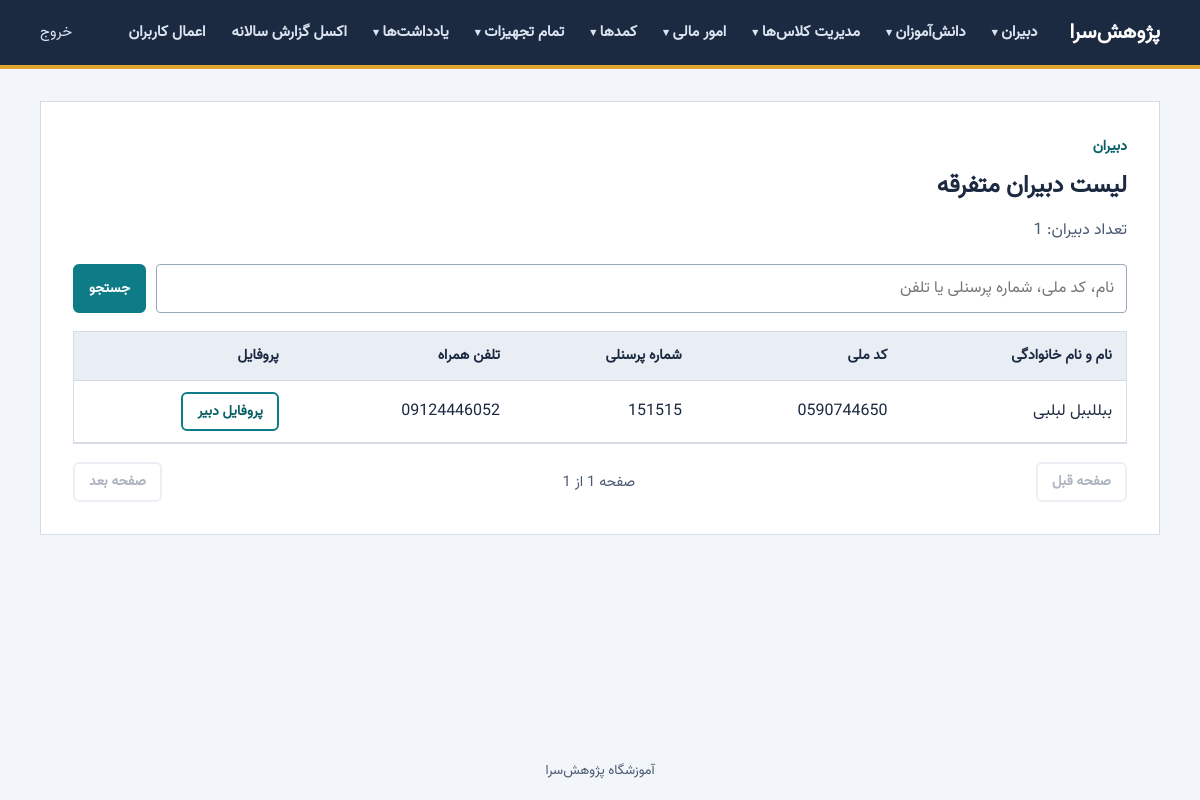
/admin/teachers/list-misc (signed in), run on the app's committed database.
### models.py (models this page shows, shortened)
class Teachers(db.Model):
    id = db.Column(db.Integer, primary_key=True)
    first_name = db.Column(db.Text)
    last_name = db.Column(db.Text)
    date_of_birth = db.Column(db.Text)
    national_id_number = db.Column(db.Text)
    personnel_number = db.Column(db.Text)
    landline_number = db.Column(db.Text)
    phone_number = db.Column(db.Text)
    father_name = db.Column(db.Text)
    email = db.Column(db.Text)
    credit_card_number = db.Column(db.Text)
    account_number = db.Column(db.Text)
    iban = db.Column(db.Text)
    educational_qualification = db.Column(db.Text)
    university_major = db.Column(db.Text)
    year_of_obtaining_the_degree = db.Column(db.Text)
    place_of_employment = db.Column(db.Text)
    marital_status = db.Column(db.Text)
    postal_code = db.Column(db.Text)
    date_of_hire = db.Column(db.Text)
    address = db.Column(db.Text)
    type = db.Column(db.Text)
    note = db.Column(db.Text)
    password = db.Column(db.Text)

### app.py (the view)
@app.route("/admin/teachers/list-misc")
@login_required
@role_required("admin")
def teachers_misc():
    return render_teacher_list("متفرقه")

### app.py (called while the page is built)
def clean(value, max_len=100):
    text = (value or "").translate(_INVISIBLE).strip().translate(_DIGITS)
    return text[:max_len]

def clean_text(value, max_len=50):
    text = (value or "").replace("ي", "ی").replace("ك", "ک")
    return re.sub(r"\s+", " ", text.strip())[:max_len]

def login_required(view):
    @wraps(view)
    def wrapper(*args, **kwargs):
        if "user_id" not in session:
            flash("برای ادامه ابتدا وارد شوید.", "error")
            return redirect(url_for("login"))
        return view(*args, **kwargs)
    return wrapper

def role_required(*roles):
    def decorator(view):
        @wraps(view)
        def wrapper(*args, **kwargs):
            if session.get("role") not in roles:
                abort(403)
            return view(*args, **kwargs)
        return wrapper
    return decorator

def get_csrf_token():
    if "csrf" not in session:
        session["csrf"] = secrets.token_hex(32)
    return session["csrf"]

def site_url():
    return os.environ.get("SITE_URL", "").rstrip("/") or request.url_root.rstrip("/")

@app.context_processor
def inject_nav_menu():
    role = session.get("role")
    if role == "admin":
        menu, endpoint = ADMIN_MENU, "admin_page"
    elif role in USER_MENUS:
        menu, endpoint = USER_MENUS[role], "panel_page"
    else:
        return {"nav_menu": []}
    nav = []
    for sec in menu:
        if sec.get("god_only") and not current_is_god():
            continue
        if sec.get("link"):
            nav.append({"title": sec["title"], "href": url_for(sec["link"])})
        else:
            nav.append({
                "title": sec["title"],
                "items": [(url_for(endpoint, section=sec["key"], item=key), title)
                          for key, title in sec["items"]],
            })
    return {"nav_menu": nav}

@app.before_request
def csrf_protect():
    if request.method == "POST":
        sent = request.form.get("csrf_token", "")
        real = session.get("csrf", "")
        if not real or not hmac.compare_digest(sent, real):
            abort(400)

def current_is_god():
    if not hasattr(g, "is_god"):
        admin = None
        if session.get("role") == "admin" and session.get("user_id"):
            admin = db.session.get(Admins, session["user_id"])
        g.is_god = bool(admin and admin.is_god)
    return g.is_god

def format_jalali(jy, jm, jd):
    return f"{jy:04d}/{jm:02d}/{jd:02d}"

### templates/teachers_misc.html (shortened to what this page needs)
{% extends "teachers_list_base.html" %}
{% block heading %}لیست دبیران متفرقه{% endblock %}

### templates/teachers_list_base.html (shortened to what this page needs)
{% extends "base.html" %}
{% block content %}
<section class="card wide">
    <p class="crumb">دبیران</p>
    <h1>{% block heading %}{% endblock %}</h1>
    <p class="lead">تعداد دبیران{% if q %} (نتیجه جستجو){% endif %}: {{ total }}</p>
    <form class="toolbar" method="get" action="{{ url_for(list_endpoint) }}" role="search">
        <input id="q" name="q" type="search" value="{{ q }}" maxlength="60"
               placeholder="نام، کد ملی، شماره پرسنلی یا تلفن">
        <button class="btn primary small" type="submit">جستجو</button>
    </form>
    <div class="table-wrap">
        <table class="table">
            <thead>
                <tr>
                    <th scope="col">نام و نام خانوادگی</th>
                    <th scope="col">کد ملی</th>
                    <th scope="col">شماره پرسنلی</th>
                    <th scope="col">تلفن همراه</th>
                    <th scope="col">پروفایل</th>
                </tr>
            </thead>
            <tbody>
                {% for t in teachers %}
                <tr>
                    <td>{{ t.first_name }} {{ t.last_name }}</td>
                    <td dir="ltr">{{ t.national_id_number or '—' }}</td>
                    <td dir="ltr">{{ t.personnel_number or '—' }}</td>
                    <td dir="ltr">{{ t.phone_number or '—' }}</td>
                    <td>
                        <a class="btn ghost small" href="{{ url_for('teacher_profile', teacher_id=t.id) }}">پروفایل دبیر</a>
                    </td>
                </tr>
                {% else %}
                <tr><td colspan="5" class="empty">دبیری پیدا نشد.</td></tr>
                {% endfor %}
            </tbody>
        </table>
    </div>
    <nav class="pager" aria-label="صفحه‌بندی">
        {% if pagination.has_prev %}
        <a class="btn ghost small" href="{{ url_for(list_endpoint, page=pagination.prev_num, q=q or None) }}">صفحه قبل</a>
        {% else %}
        <span class="btn ghost small disabled" aria-disabled="true">صفحه قبل</span>
        {% endif %}
        <span class="pager-info">صفحه {{ pagination.page }} از {{ pages }}</span>
        {% if pagination.has_next %}
        <a class="btn ghost small" href="{{ url_for(list_endpoint, page=pagination.next_num, q=q or None) }}">صفحه بعد</a>
        {% else %}
        <span class="btn ghost small disabled" aria-disabled="true">صفحه بعد</span>
        {% endif %}
    </nav>
</section>
{% endblock %}

### static/style/style.css (style rules this page uses)
* { margin: 0; padding: 0; box-sizing: border-box; font-family: 'Vazir', Tahoma, sans-serif; text-align: right; }
:root { --ink: #1b2a41; --ink-soft: #4a5a72; --paper: #f2f5f9; --surface: #ffffff; --line: #d5dce6; --teal: #0d7c86; --teal-dark: #095f67; --gold: #e0a52c; --danger: #b3261e; --danger-bg: #fbeaea; --ok: #17703f; --ok-bg: #e6f4ec; }
html, body { height: 100%; }
body { margin: 0; display: flex; flex-direction: column; min-height: 100vh; font-family: Vazirmatn, "IRANSans", Tahoma, "Segoe UI", sans-serif; font-size: 16px; line-height: 1.8; color: var(--ink); background: var(--paper); }
a { color: var(--teal-dark); }
.btn { display: inline-block; padding: 10px 22px; border: 2px solid var(--teal); border-radius: 6px; font: inherit; font-weight: 600; text-decoration: none; cursor: pointer; text-align: center; }
.btn.primary { background: var(--teal); color: #fff; }
.btn.ghost { background: transparent; color: var(--teal-dark); }
.card { background: var(--surface); border: 1px solid var(--line); padding: 32px; }
.card h1 { margin: 0 0 8px; font-size: 1.5rem; }
.lead { color: var(--ink-soft); margin: 0 0 20px; }
.crumb { margin: 0 0 4px; color: var(--teal-dark); font-size: 0.9rem; font-weight: 600; }
.card.wide { max-width: none; }
.btn.small { padding: 5px 14px; font-size: 0.88rem; }
.btn.disabled { opacity: 0.45; cursor: not-allowed; border-color: var(--line); color: var(--ink-soft); }
.toolbar { display: flex; gap: 10px; margin-bottom: 18px; }
.toolbar input { flex: 1; padding: 9px 12px; font: inherit; border: 1px solid #9aa8bb; border-radius: 4px; background: #fff; }
.table-wrap { overflow-x: auto; border: 1px solid var(--line); }
.table { width: 100%; border-collapse: collapse; background: var(--surface); }
.table th, .table td { padding: 11px 14px; border-bottom: 1px solid var(--line); white-space: nowrap; }
.table thead th { background: #e9eef5; font-size: 0.9rem; }
.table td[dir="ltr"] { text-align: right; }
.pager { display: flex; align-items: center; justify-content: space-between; gap: 12px; margin-top: 18px; }
.pager-info { color: var(--ink-soft); font-size: 0.92rem; }
.table a { color: var(--teal-dark); }
.table a.btn.ghost { color: var(--teal-dark); }

### data on the page
Teachers: first_name "ببللببل", last_name "لبلبی", national_id_number "0590744650", personnel_number "151515", phone_number "09124446052"

### other printed values
{{ sec.title }} "دبیران" "دانش‌آموزان" "مدیریت کلاس‌ها" "امور مالی" "کمدها" "تمام تجهیزات" "یادداشت‌ها"
{{ sec.title }} "اکسل گزارش سالانه" "اعمال کاربران"
{{ total }} "1"
{{ pages }} "1"
